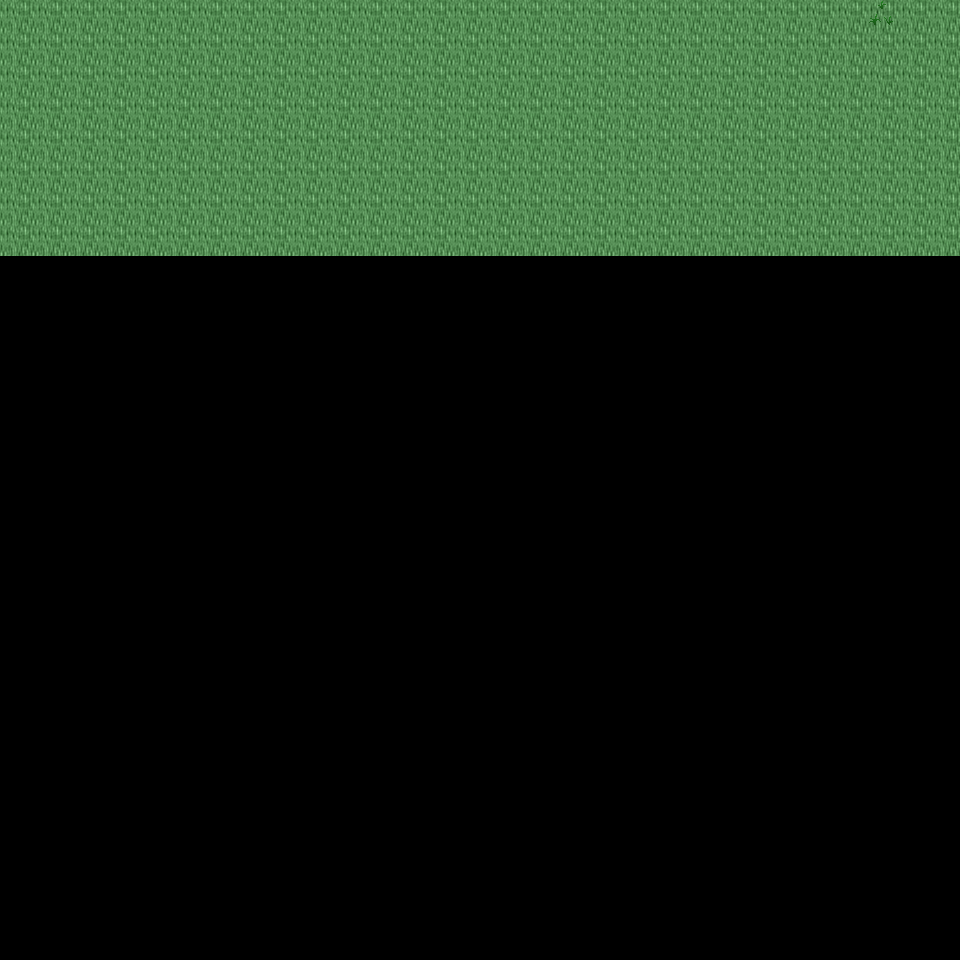

Below is a game level as drawn by its tile map, then a one-line description and the .tmx that defines it (tile-layer data replaced by summaries):
An orthogonal 30x30 tile map with 32x32 px tiles, 6 tile layers (Ground, Object, Object2, Above, ...), 23 tilesets and 3 objects (3x mapExit).

<map version="1.0" orientation="orthogonal" renderorder="right-down" width="30" height="30" tilewidth="32" tileheight="32" nextobjectid="4">
  <tileset firstgid="1" name="tileset_ground_ground" tilewidth="32" tileheight="32" tilecount="33" columns="3">
    <image source="../drawable/tileset_ground_ground.png" width="96" height="352" />
  </tileset>
  <tileset firstgid="34" name="tileset_ground_ridge_earth_dark" tilewidth="32" tileheight="32" tilecount="96" columns="12">
    <image source="../drawable/tileset_ground_ridge_earth_dark.png" width="384" height="256" />
  </tileset>
  <tileset firstgid="130" name="tileset_plant_flower_daisy_white" tilewidth="32" tileheight="32" tilecount="8" columns="2">
    <image source="../drawable/tileset_plant_flower_daisy_white.png" width="64" height="128" />
  </tileset>
  <tileset firstgid="138" name="tileset_plant_grasses" tilewidth="32" tileheight="32" tilecount="6" columns="3">
    <image source="../drawable/tileset_plant_grasses.png" width="96" height="64" />
  </tileset>
  <tileset firstgid="144" name="tileset_plant_tree_tree_fluffy" tilewidth="32" tileheight="32" tilecount="12" columns="4">
    <image source="../drawable/tileset_plant_tree_tree_fluffy.png" width="128" height="96" />
  </tileset>
  <tileset firstgid="156" name="tileset_plant_bush_bushes" tilewidth="32" tileheight="32" tilecount="10" columns="5">
    <image source="../drawable/tileset_plant_bush_bushes.png" width="160" height="64" />
  </tileset>
  <tileset firstgid="166" name="tileset_logic_portal" tilewidth="32" tileheight="32" tilecount="24" columns="8">
    <image source="../drawable/tileset_logic_portal.png" width="256" height="96" />
  </tileset>
  <tileset firstgid="190" name="tileset_logic_collision" tilewidth="32" tileheight="32" tilecount="1" columns="1">
    <image source="../drawable/tileset_logic_collision.png" width="32" height="32" />
  </tileset>
  <tileset firstgid="191" name="tileset_logic_creature_animal" tilewidth="32" tileheight="32" tilecount="32" columns="8">
    <image source="../drawable/tileset_logic_creature_animal.png" width="256" height="128" />
  </tileset>
  <tileset firstgid="223" name="tileset_ground_dry_grass" tilewidth="32" tileheight="32" tilecount="54" columns="9">
    <image source="../drawable/tileset_ground_dry_grass.png" width="288" height="192" />
  </tileset>
  <tileset firstgid="277" name="tileset_ground_earth_edges" tilewidth="32" tileheight="32" tilecount="18" columns="6">
    <image source="../drawable/tileset_ground_earth_edges.png" width="192" height="96" />
  </tileset>
  <tileset firstgid="295" name="tileset_ground_grass_corners" tilewidth="32" tileheight="32" tilecount="24" columns="6">
    <image source="../drawable/tileset_ground_grass_corners.png" width="192" height="128" />
  </tileset>
  <tileset firstgid="319" name="tileset_plant_tree_evergreen" tilewidth="32" tileheight="32" tilecount="36" columns="3">
    <image source="../drawable/tileset_plant_tree_evergreen.png" width="96" height="384" />
  </tileset>
  <tileset firstgid="355" name="tileset_plant_tree_tree_darkgreen" tilewidth="32" tileheight="32" tilecount="88" columns="8">
    <image source="../drawable/tileset_plant_tree_tree_darkgreen.png" width="256" height="352" />
  </tileset>
  <tileset firstgid="443" name="tileset_building_decoration_rocks" tilewidth="32" tileheight="32" tilecount="6" columns="3">
    <image source="../drawable/tileset_building_decoration_rocks.png" width="96" height="64" />
  </tileset>
  <tileset firstgid="449" name="tileset_plant_stump_stump_pale_brown" tilewidth="32" tileheight="32" tilecount="4" columns="2">
    <image source="../drawable/tileset_plant_stump_stump_pale_brown.png" width="64" height="64" />
  </tileset>
  <tileset firstgid="453" name="tileset_plant_stump_int_small_stump_2" tilewidth="32" tileheight="32" tilecount="1" columns="1">
    <image source="../drawable/tileset_plant_stump_int_small_stump_2.png" width="32" height="32" />
  </tileset>
  <tileset firstgid="454" name="tileset_ground_rock_pebbles" tilewidth="32" tileheight="32" tilecount="3" columns="1">
    <image source="../drawable/tileset_ground_rock_pebbles.png" width="32" height="96" />
  </tileset>
  <tileset firstgid="457" name="tileset_plant_bush_bush_mult_colored" tilewidth="32" tileheight="32" tilecount="6" columns="3">
    <image source="../drawable/tileset_plant_bush_bush_mult_colored.png" width="96" height="64" />
  </tileset>
  <tileset firstgid="463" name="tileset_plant_tree_umbrella_thorn" tilewidth="32" tileheight="32" tilecount="18" columns="6">
    <image source="../drawable/tileset_plant_tree_umbrella_thorn.png" width="192" height="96" />
  </tileset>
  <tileset firstgid="481" name="tileset_logic_item_fruits" tilewidth="32" tileheight="32" tilecount="16" columns="8">
    <image source="../drawable/tileset_logic_item_fruits.png" width="256" height="64" />
  </tileset>
  <tileset firstgid="497" name="tileset_building_house_3" tilewidth="32" tileheight="32" tilecount="48" columns="6">
    <image source="../drawable/tileset_building_house_3.png" width="192" height="256" />
  </tileset>
  <tileset firstgid="545" name="tileset_logic_creature_mutant" tilewidth="32" tileheight="32" tilecount="7" columns="7">
    <image source="../drawable/tileset_logic_creature_mutant.png" width="224" height="32" />
  </tileset>
  <layer name="Ground" width="30" height="30">
    <data>[900 cells, 240 non-empty, 1 distinct tile ids]</data>
  </layer>
  <layer name="Object" width="30" height="30">
    <data>[900 cells, 1 non-empty, 1 distinct tile ids]</data>
  </layer>
  <layer name="Object2" width="30" height="30">
    <data>[900 cells, 0 non-empty, 0 distinct tile ids]</data>
  </layer>
  <layer name="Above" width="30" height="30">
    <data>[900 cells, 0 non-empty, 0 distinct tile ids]</data>
  </layer>
  <layer name="Above2" width="30" height="30">
    <data>[900 cells, 0 non-empty, 0 distinct tile ids]</data>
  </layer>
  <layer name="Walkable" width="30" height="30">
    <data>[900 cells, 0 non-empty, 0 distinct tile ids]</data>
  </layer>
  <objectgroup name="MapEvents">
    <object id="1" name="north" type="mapExit" x="0" y="0" width="960" height="32">
      <properties>
        <property name="map" value="level_0_x155_y28" />
        <property name="x" value="0" />
        <property name="y" value="28" />
      </properties>
    </object>
    <object id="2" name="west" type="mapExit" x="0" y="0" width="32" height="960">
      <properties>
        <property name="map" value="level_0_x154_y29" />
        <property name="x" value="28" />
        <property name="y" value="0" />
      </properties>
    </object>
    <object id="3" name="east" type="mapExit" x="928" y="0" width="32" height="960">
      <properties>
        <property name="map" value="level_0_x156_y29" />
        <property name="x" value="1" />
        <property name="y" value="0" />
      </properties>
    </object>
  </objectgroup>
</map>
